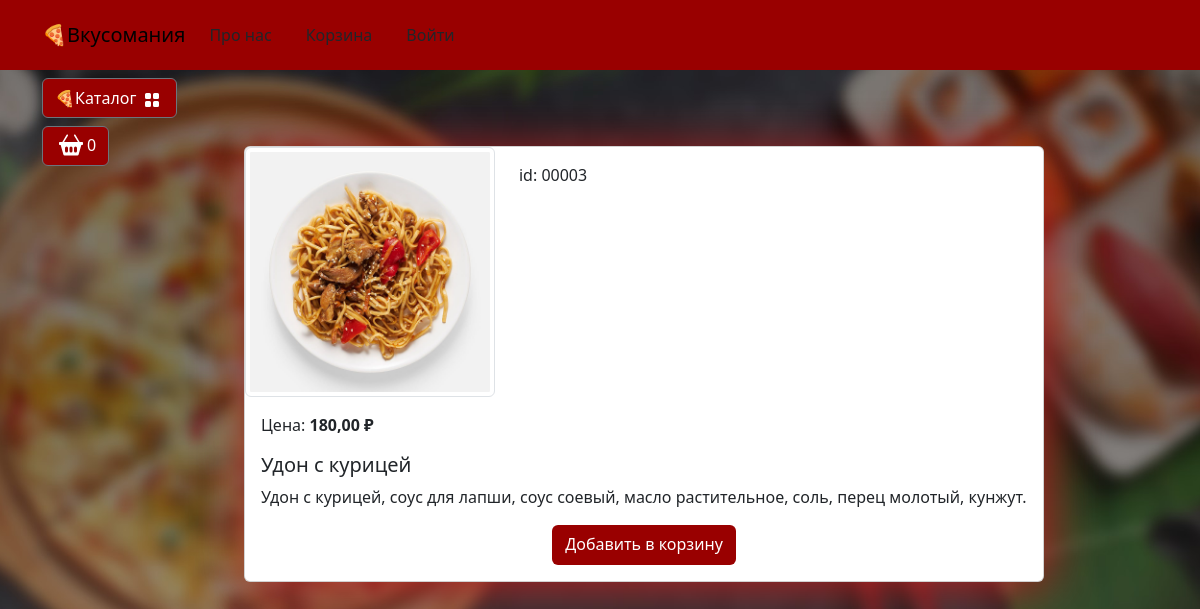
The app's page /catalog/product/udon-s-kuricej/ with its own data.
### goods/models.py (models this page shows, shortened)
class Products(models.Model):
    name = models.CharField(max_length=150, unique=True, verbose_name ='Название') # поле "Название" в категориях
    slug= models.SlugField(max_length=200, unique=True, blank = True, null=True, verbose_name = 'URL') # хранение фрагмента url адреса, может равняться 0
    description = models.TextField(blank=True, null=True,verbose_name ='Описание')
    image = models.ImageField(upload_to='goods_images', blank=True, null=True, verbose_name = 'Изображение')
    price = models.DecimalField(default=0.00, max_digits = 7, decimal_places=2, verbose_name = 'Цена')
    discout= models.DecimalField(default=0.00, max_digits = 7, decimal_places=2, verbose_name = 'Скидка в %')
    quantity = models.PositiveBigIntegerField(default=0, verbose_name='Количество')
    category = models.ForeignKey (to=Categories, on_delete=models.CASCADE, verbose_name='Категория')
    class Meta:
        db_table = 'product'
        verbose_name = 'Продукт'
        verbose_name_plural = 'Продукты'
        ordering = ("id",)
    def display_id(self): #отображение id в определенном виде
        return f"{self.id:05}"
    def sell_price(self): #итоговая цена со скидкой
        if self.discout:
            return round (self.price - self.price*self.discout/100, 2)
        return self.price

### goods/views.py (the view)
# urls.py: path('product/<slug:product_slug>/', views.product, name = 'product'),
def product(request, product_slug):
    product=Products.objects.get(slug=product_slug)
    context={
        'product':product
    }
    return render(request, "goods/product.html", context=context)

### carts/models.py (called while the page is built)
    def total_price(self):
        return sum(cart.products_price() for cart in self)

    def total_quantity(self):
        if self:
            return sum(cart.quantity for cart in self)
        return 0

### carts/templatetags/carts_tags.py (called while the page is built)
@register.simple_tag()
def user_carts(request):
     return get_user_carts(request)

### carts/utils.py (called while the page is built)
def get_user_carts(request):
    if request.user.is_authenticated:
        return Cart.objects.filter(user=request.user).select_related('product')
    if not request.session.session_key:
        request.session.create()
    return Cart.objects.filter(session_key=request.session.session_key).select_related('product')

### goods/templatetags/goods_tags.py (called while the page is built)
@register.simple_tag()
def tag_categories():
    return Categories.objects.all()

### goods/templates/goods/product.html (shortened to what this page needs)
{% extends "base.html" %}
{% load static %}
{% block modal_cart %}
{% include "includes/cart_button.html" %}
{% endblock  %}
{% block content %}
<div class="container mt-5">
    <div class="card mb-4 custom-shadow">
        <div class="row">
            <div class="col-md-4">
                <img src="{{ product.image.url }}"
                    class="img-thumbnail" data-bs-toggle="modal" data-bs-target="#imageModal1">
            </div>
            <div class="col-md-4 ">
                <p class="product_id mt-3">id: {{ product.display_id }}</p>
            </div>
        </div>
        <div class="card-body">
            <p class="card-text">Цена: <strong>{{product.sell_price}} ₽</strong></p>
            <h5 class="card-title">{{product.name}}</h5>
            <p class="card-text">{{product.description}}</p>
            <div class="text-center">
                <a href="{% url "cart:cart_add" %}" class="btn btn red-btn add-to-cart"
                data-product-id="{{ product.id }}">
                Добавить в корзину</a>
            </div>
        </div>
    </div>
</div>
{% endblock content %}

### static/deps/css/my_css.css (style rules this page uses)
body { background-image: url("../images/bg-image.jpg"); background-repeat: no-repeat; background-attachment: fixed; background-position: center center; background-size: cover; height: 100%; }
.red-btn { background-color: #990000; color: white; }
.custom-shadow { box-shadow: 5px 5px 50px 1px #B22222; max-width: 800px; }

### carts/templates/carts/includes/included_cart.html (style rules this page uses)
.btn { height: 40px; }

### records on screen
Products: image (picture), display_id "00003", sell_price "180,00", name "Удон с курицей", description "Удон с курицей, соус для лапши, соус соевый, масло растительное, соль, перец молотый, кунжут."

### other values on screen
{{ carts.total_quantity }} "0"
